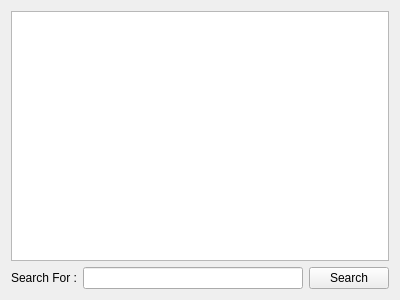
<?xml version="1.0" encoding="UTF-8"?>
<ui version="4.0">
 <class>FindCrap</class>
 <widget class="QWidget" name="FindCrap">
  <property name="geometry">
   <rect>
    <x>0</x>
    <y>0</y>
    <width>400</width>
    <height>300</height>
   </rect>
  </property>
  <property name="windowTitle">
   <string>FindCrap</string>
  </property>
  <layout class="QVBoxLayout" name="verticalLayout">
   <item>
    <widget class="QTextEdit" name="textEdit"/>
   </item>
   <item>
    <layout class="QHBoxLayout" name="horizontalLayout">
     <item>
      <widget class="QLabel" name="label">
       <property name="text">
        <string>Search For :</string>
       </property>
      </widget>
     </item>
     <item>
      <widget class="QLineEdit" name="lineEdit"/>
     </item>
     <item>
      <widget class="QPushButton" name="SearchButton">
       <property name="text">
        <string>Search</string>
       </property>
      </widget>
     </item>
    </layout>
   </item>
  </layout>
 </widget>
 <layoutdefault spacing="6" margin="11"/>
 <resources/>
 <connections/>
</ui>
